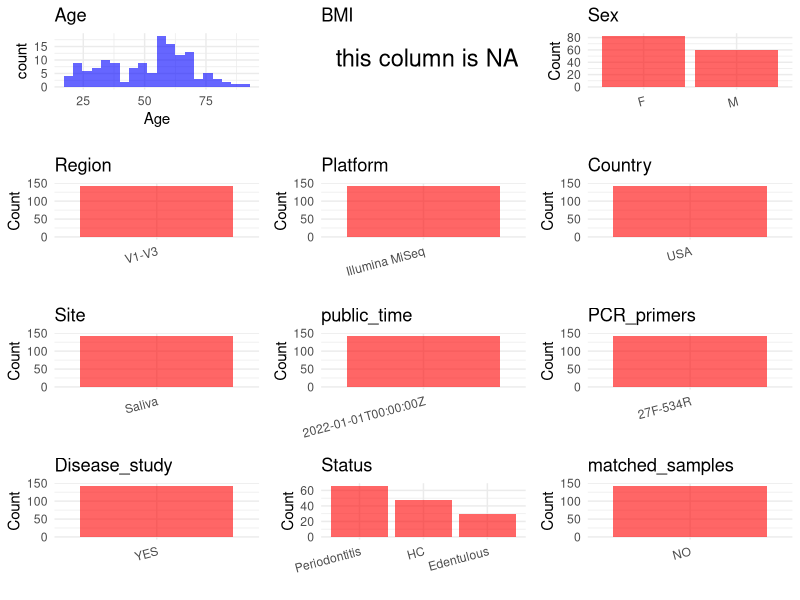

Recreate this plot in R. (Note: this script raises an error after producing the figure.)
## ---- chunk 1
# Load necessary libraries
library(dplyr)
library(ggplot2)
library(cowplot)

# Set working directory (update this path to your local directory)
setwd("D:/oral_project/PRJNA739492")

# Read the initial metadata files
initial_meta<-read.csv("SraRunTable.csv",header = T)

# Combine the two metadata files
#meta <- rbind(initial_meta, initial_meta1)

#Remove entries non-oral samples
#initial_meta <- subset(initial_meta,isolate %in% c("saliva","tongue coat"))

# Check the number of samples containing "HT" in Sample.Name (e.g., healthy controls)
#nrow(subset(meta, grepl("HT", Sample.Name)))

# Display the first few rows of the metadata
head(initial_meta)
## ---- chunk 2
# Create a uniform metadata dataframe
metadata <- data.frame(
  BioProject = initial_meta$BioProject,
  Run = initial_meta$Run,
  sample_name = initial_meta$Sample.Name,
  Age = initial_meta$Host_Age,
  BMI = NA,
  Sex = initial_meta$host_sex,
  Region = "V1-V3",
  Platform = initial_meta$Instrument,
  Country = initial_meta$geo_loc_name_country,
  Site = initial_meta$host_tissue_sampled,
  public_time = initial_meta$ReleaseDate,
  dentate = initial_meta$dentate,
  perio__index = initial_meta$perio__index,
  stringsAsFactors = FALSE
)
## ---- chunk 3
metadata <- metadata %>%
  mutate(
    Sex = case_when(
      Sex == "female" ~ "F",
      Sex == "male" ~ "M",
    )
  )
## ---- chunk 4
# Add information obtained from the publication
metadata$PCR_primers <- "27F-534R"
metadata$title <- "Old age and other factors associated with salivary microbiome variation"
metadata$Disease_study <- "YES"
# Assign disease status based on sample_name patterns
metadata <- metadata %>%
  mutate(Status = case_when(
    perio__index == "No" & dentate == "Yes" ~ "HC",  # 健康对照
    perio__index == "Yes" ~ "Periodontitis",         # 牙周炎
    dentate == "No" ~ "Edentulous",                  # 无牙颌
    TRUE ~ "Unknown"                                 # 其他情况
  )) %>%
  select(-perio__index, -dentate)  # 移除临时列
#get subjects id according to sample id
metadata$sample_name<-gsub("Guy|Rahe","",metadata$sample_name)
#get subjects id with Saliva available
keep_subjects<-subset(metadata,Site %in% "Saliva")
#remove subjects without Saliva samples
metadata<-subset(metadata,sample_name %in% keep_subjects$sample_name)
#get subjects sampling counts
sample_counts <- table(metadata$sample_name)
# Create matched_samples column, any subjects have >=2 samples will be label "YES", otherwise "NO"
metadata$matched_samples <- ifelse(metadata$sample_name %in% names(sample_counts[sample_counts >= 2]), "YES", "NO")
## ---- chunk 5
# Check the number of unique runs and sample names
print(paste("Number of unique runs:", length(unique(metadata$Run))))
print(paste("Number of unique sample names:", length(unique(metadata$sample_name))))
## ---- chunk 6
# Select columns for visualization
plot_data <- metadata %>%
  select(-BioProject, -Run, -sample_name, -title)

# Function to create simple plots for each column
create_simple_plots <- function(data) {
  plots <- list()
  
  for (col in colnames(data)) {
    # Check if the column is all NA
    if (all(is.na(data[[col]]))) {
      # Create an empty plot with text indicating all NA
      p <- ggplot() +
        annotate("text", x = 0.5, y = 0.5, label = "this column is NA", size = 6) +
        labs(title = col) +
        theme_void()
    } else if (is.numeric(data[[col]])) {
      # Numeric variable: histogram
      p <- ggplot(data, aes(x = .data[[col]])) +
        geom_histogram(fill = "blue", alpha = 0.6, bins = 20, na.rm = TRUE) +
        labs(title = col) +
        theme_minimal()
    } else {
      # Categorical variable: bar plot (remove NA values)
      count_data <- as.data.frame(table(data[[col]], useNA = "ifany"))
      p <- ggplot(count_data, aes(x = reorder(Var1, -Freq), y = Freq)) +
        geom_col(fill = "red", alpha = 0.6) +
        labs(title = col, x = NULL, y = "Count") +
        theme_minimal() +
        theme(axis.text.x = element_text(angle = 15, hjust = 1))
    }
    plots[[col]] <- p
  }
  
  return(plots)
}

# Generate and arrange plots
plots <- create_simple_plots(plot_data)
p<-plot_grid(plots$Age, 
          plots$BMI, 
          plots$Sex, 
          plots$Region, 
          plots$Platform, 
          plots$Country, 
          plots$Site,
          plots$public_time, 
          plots$PCR_primers,
          plots$Disease_study,
          plots$Status,
          plots$matched_samples,# add 
          ncol = 3, align = "hv", axis = "lb")
ggsave("Metadata_Summary.png", plot = p, width = 8, height = 6, dpi = 150)
## ---- chunk 7
knitr::include_graphics("Metadata_Summary.png")
## ---- chunk 8
# Reorder columns to match the desired format
metadata <- metadata[, c(
  "BioProject", "Run", "sample_name", "Age", "BMI", "Sex", 
  "Region", "Platform", "Country", "Site", "public_time", 
  "PCR_primers", "title", "Disease_study", "Status","matched_samples"
)]

# Export the uniform metadata to a CSV file
write.csv(metadata, file = "metadata.csv", quote = TRUE)
head(metadata)
